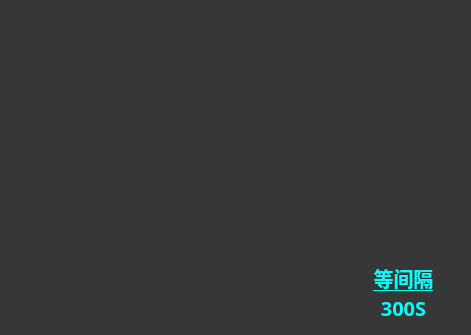
    <widget class="QFrame" name="frame_left">
     <property name="geometry">
      <rect>
       <x>2</x>
       <y>4</y>
       <width>471</width>
       <height>335</height>
      </rect>
     </property>
     <property name="palette">
      <palette>
       <active>
        <colorrole role="WindowText">
         <brush brushstyle="SolidPattern">
          <color alpha="255">
           <red>255</red>
           <green>255</green>
           <blue>255</blue>
          </color>
         </brush>
        </colorrole>
        <colorrole role="Button">
         <brush brushstyle="SolidPattern">
          <color alpha="255">
           <red>55</red>
           <green>55</green>
           <blue>55</blue>
          </color>
         </brush>
        </colorrole>
        <colorrole role="Light">
         <brush brushstyle="SolidPattern">
          <color alpha="255">
           <red>82</red>
           <green>82</green>
           <blue>82</blue>
          </color>
         </brush>
        </colorrole>
        <colorrole role="Midlight">
         <brush brushstyle="SolidPattern">
          <color alpha="255">
           <red>68</red>
           <green>68</green>
           <blue>68</blue>
          </color>
         </brush>
        </colorrole>
        <colorrole role="Dark">
         <brush brushstyle="SolidPattern">
          <color alpha="255">
           <red>27</red>
           <green>27</green>
           <blue>27</blue>
          </color>
         </brush>
        </colorrole>
        <colorrole role="Mid">
         <brush brushstyle="SolidPattern">
          <color alpha="255">
           <red>36</red>
           <green>36</green>
           <blue>36</blue>
          </color>
         </brush>
        </colorrole>
        <colorrole role="Text">
         <brush brushstyle="SolidPattern">
          <color alpha="255">
           <red>255</red>
           <green>255</green>
           <blue>255</blue>
          </color>
         </brush>
        </colorrole>
        <colorrole role="BrightText">
         <brush brushstyle="SolidPattern">
          <color alpha="255">
           <red>255</red>
           <green>255</green>
           <blue>255</blue>
          </color>
         </brush>
        </colorrole>
        <colorrole role="ButtonText">
         <brush brushstyle="SolidPattern">
          <color alpha="255">
           <red>255</red>
           <green>255</green>
           <blue>255</blue>
          </color>
         </brush>
        </colorrole>
        <colorrole role="Base">
         <brush brushstyle="SolidPattern">
          <color alpha="255">
           <red>0</red>
           <green>0</green>
           <blue>0</blue>
          </color>
         </brush>
        </colorrole>
        <colorrole role="Window">
         <brush brushstyle="SolidPattern">
          <color alpha="255">
           <red>55</red>
           <green>55</green>
           <blue>55</blue>
          </color>
         </brush>
        </colorrole>
        <colorrole role="Shadow">
         <brush brushstyle="SolidPattern">
          <color alpha="255">
           <red>0</red>
           <green>0</green>
           <blue>0</blue>
          </color>
         </brush>
        </colorrole>
        <colorrole role="AlternateBase">
         <brush brushstyle="SolidPattern">
          <color alpha="255">
           <red>27</red>
           <green>27</green>
           <blue>27</blue>
          </color>
         </brush>
        </colorrole>
        <colorrole role="ToolTipBase">
         <brush brushstyle="SolidPattern">
          <color alpha="255">
           <red>255</red>
           <green>255</green>
           <blue>220</blue>
          </color>
         </brush>
        </colorrole>
        <colorrole role="ToolTipText">
         <brush brushstyle="SolidPattern">
          <color alpha="255">
           <red>0</red>
           <green>0</green>
           <blue>0</blue>
          </color>
         </brush>
        </colorrole>
       </active>
       <inactive>
        <colorrole role="WindowText">
         <brush brushstyle="SolidPattern">
          <color alpha="255">
           <red>255</red>
           <green>255</green>
           <blue>255</blue>
          </color>
         </brush>
        </colorrole>
        <colorrole role="Button">
         <brush brushstyle="SolidPattern">
          <color alpha="255">
           <red>55</red>
           <green>55</green>
           <blue>55</blue>
          </color>
         </brush>
        </colorrole>
        <colorrole role="Light">
         <brush brushstyle="SolidPattern">
          <color alpha="255">
           <red>82</red>
           <green>82</green>
           <blue>82</blue>
          </color>
         </brush>
        </colorrole>
        <colorrole role="Midlight">
         <brush brushstyle="SolidPattern">
          <color alpha="255">
           <red>68</red>
           <green>68</green>
           <blue>68</blue>
          </color>
         </brush>
        </colorrole>
        <colorrole role="Dark">
         <brush brushstyle="SolidPattern">
          <color alpha="255">
           <red>27</red>
           <green>27</green>
           <blue>27</blue>
          </color>
         </brush>
        </colorrole>
        <colorrole role="Mid">
         <brush brushstyle="SolidPattern">
          <color alpha="255">
           <red>36</red>
           <green>36</green>
           <blue>36</blue>
          </color>
         </brush>
        </colorrole>
        <colorrole role="Text">
         <brush brushstyle="SolidPattern">
          <color alpha="255">
           <red>255</red>
           <green>255</green>
           <blue>255</blue>
          </color>
         </brush>
        </colorrole>
        <colorrole role="BrightText">
         <brush brushstyle="SolidPattern">
          <color alpha="255">
           <red>255</red>
           <green>255</green>
           <blue>255</blue>
          </color>
         </brush>
        </colorrole>
        <colorrole role="ButtonText">
         <brush brushstyle="SolidPattern">
          <color alpha="255">
           <red>255</red>
           <green>255</green>
           <blue>255</blue>
          </color>
         </brush>
        </colorrole>
        <colorrole role="Base">
         <brush brushstyle="SolidPattern">
          <color alpha="255">
           <red>0</red>
           <green>0</green>
           <blue>0</blue>
          </color>
         </brush>
        </colorrole>
        <colorrole role="Window">
         <brush brushstyle="SolidPattern">
          <color alpha="255">
           <red>55</red>
           <green>55</green>
           <blue>55</blue>
          </color>
         </brush>
        </colorrole>
        <colorrole role="Shadow">
         <brush brushstyle="SolidPattern">
          <color alpha="255">
           <red>0</red>
           <green>0</green>
           <blue>0</blue>
          </color>
         </brush>
        </colorrole>
        <colorrole role="AlternateBase">
         <brush brushstyle="SolidPattern">
          <color alpha="255">
           <red>27</red>
           <green>27</green>
           <blue>27</blue>
          </color>
         </brush>
        </colorrole>
        <colorrole role="ToolTipBase">
         <brush brushstyle="SolidPattern">
          <color alpha="255">
           <red>255</red>
           <green>255</green>
           <blue>220</blue>
          </color>
         </brush>
        </colorrole>
        <colorrole role="ToolTipText">
         <brush brushstyle="SolidPattern">
          <color alpha="255">
           <red>0</red>
           <green>0</green>
           <blue>0</blue>
          </color>
         </brush>
        </colorrole>
       </inactive>
       <disabled>
        <colorrole role="WindowText">
         <brush brushstyle="SolidPattern">
          <color alpha="255">
           <red>27</red>
           <green>27</green>
           <blue>27</blue>
          </color>
         </brush>
        </colorrole>
        <colorrole role="Button">
         <brush brushstyle="SolidPattern">
          <color alpha="255">
           <red>55</red>
           <green>55</green>
           <blue>55</blue>
          </color>
         </brush>
        </colorrole>
        <colorrole role="Light">
         <brush brushstyle="SolidPattern">
          <color alpha="255">
           <red>82</red>
           <green>82</green>
           <blue>82</blue>
          </color>
         </brush>
        </colorrole>
        <colorrole role="Midlight">
         <brush brushstyle="SolidPattern">
          <color alpha="255">
           <red>68</red>
           <green>68</green>
           <blue>68</blue>
          </color>
         </brush>
        </colorrole>
        <colorrole role="Dark">
         <brush brushstyle="SolidPattern">
          <color alpha="255">
           <red>27</red>
           <green>27</green>
           <blue>27</blue>
          </color>
         </brush>
        </colorrole>
        <colorrole role="Mid">
         <brush brushstyle="SolidPattern">
          <color alpha="255">
           <red>36</red>
           <green>36</green>
           <blue>36</blue>
          </color>
         </brush>
        </colorrole>
        <colorrole role="Text">
         <brush brushstyle="SolidPattern">
          <color alpha="255">
           <red>27</red>
           <green>27</green>
           <blue>27</blue>
          </color>
         </brush>
        </colorrole>
        <colorrole role="BrightText">
         <brush brushstyle="SolidPattern">
          <color alpha="255">
           <red>255</red>
           <green>255</green>
           <blue>255</blue>
          </color>
         </brush>
        </colorrole>
        <colorrole role="ButtonText">
         <brush brushstyle="SolidPattern">
          <color alpha="255">
           <red>27</red>
           <green>27</green>
           <blue>27</blue>
          </color>
         </brush>
        </colorrole>
        <colorrole role="Base">
         <brush brushstyle="SolidPattern">
          <color alpha="255">
           <red>55</red>
           <green>55</green>
           <blue>55</blue>
          </color>
         </brush>
        </colorrole>
        <colorrole role="Window">
         <brush brushstyle="SolidPattern">
          <color alpha="255">
           <red>55</red>
           <green>55</green>
           <blue>55</blue>
          </color>
         </brush>
        </colorrole>
        <colorrole role="Shadow">
         <brush brushstyle="SolidPattern">
          <color alpha="255">
           <red>0</red>
           <green>0</green>
           <blue>0</blue>
          </color>
         </brush>
        </colorrole>
        <colorrole role="AlternateBase">
         <brush brushstyle="SolidPattern">
          <color alpha="255">
           <red>55</red>
           <green>55</green>
           <blue>55</blue>
          </color>
         </brush>
        </colorrole>
        <colorrole role="ToolTipBase">
         <brush brushstyle="SolidPattern">
          <color alpha="255">
           <red>255</red>
           <green>255</green>
           <blue>220</blue>
          </color>
         </brush>
        </colorrole>
        <colorrole role="ToolTipText">
         <brush brushstyle="SolidPattern">
          <color alpha="255">
           <red>0</red>
           <green>0</green>
           <blue>0</blue>
          </color>
         </brush>
        </colorrole>
       </disabled>
      </palette>
     </property>
     <property name="autoFillBackground">
      <bool>true</bool>
     </property>
     <property name="frameShape">
      <enum>QFrame::Panel</enum>
     </property>
     <property name="frameShadow">
      <enum>QFrame::Plain</enum>
     </property>
     <property name="lineWidth">
      <number>0</number>
     </property>
     <widget class="QFrame" name="widget_dashboard">
      <property name="geometry">
       <rect>
        <x>6</x>
        <y>8</y>
        <width>320</width>
        <height>320</height>
       </rect>
      </property>
      <property name="frameShape">
       <enum>QFrame::NoFrame</enum>
      </property>
      <property name="frameShadow">
       <enum>QFrame::Plain</enum>
      </property>
      <property name="lineWidth">
       <number>0</number>
      </property>
     </widget>
     <widget class="QLabel" name="pic_Atpinhibi">
      <property name="geometry">
       <rect>
        <x>372</x>
        <y>94</y>
        <width>64</width>
        <height>64</height>
       </rect>
      </property>
      <property name="frameShape">
       <enum>QFrame::NoFrame</enum>
      </property>
      <property name="text">
       <string/>
      </property>
      <property name="pixmap">
       <pixmap>res/ATP_Inhi0.png</pixmap>
      </property>
      <property name="scaledContents">
       <bool>true</bool>
      </property>
      <property name="wordWrap">
       <bool>false</bool>
      </property>
     </widget>
     <widget class="QLabel" name="pic_atpwarning">
      <property name="geometry">
       <rect>
        <x>372</x>
        <y>176</y>
        <width>64</width>
        <height>64</height>
       </rect>
      </property>
      <property name="frameShape">
       <enum>QFrame::NoFrame</enum>
      </property>
      <property name="text">
       <string/>
      </property>
      <property name="pixmap">
       <pixmap>res/ATP_Warning1.png</pixmap>
      </property>
      <property name="scaledContents">
       <bool>true</bool>
      </property>
      <property name="wordWrap">
       <bool>false</bool>
      </property>
     </widget>
     <widget class="QLabel" name="pic_atpprotection">
      <property name="geometry">
       <rect>
        <x>372</x>
        <y>12</y>
        <width>64</width>
        <height>64</height>
       </rect>
      </property>
      <property name="frameShape">
       <enum>QFrame::NoFrame</enum>
      </property>
      <property name="text">
       <string/>
      </property>
      <property name="pixmap">
       <pixmap>res/Train_Ptotect0.png</pixmap>
      </property>
      <property name="scaledContents">
       <bool>true</bool>
      </property>
      <property name="wordWrap">
       <bool>false</bool>
      </property>
     </widget>
     <widget class="QLabel" name="lbl_servicemode">
      <property name="geometry">
       <rect>
        <x>352</x>
        <y>268</y>
        <width>103</width>
        <height>49</height>
       </rect>
      </property>
      <property name="palette">
       <palette>
        <active>
         <colorrole role="WindowText">
          <brush brushstyle="SolidPattern">
           <color alpha="255">
            <red>0</red>
            <green>255</green>
            <blue>255</blue>
           </color>
          </brush>
         </colorrole>
        </active>
        <inactive>
         <colorrole role="WindowText">
          <brush brushstyle="SolidPattern">
           <color alpha="255">
            <red>0</red>
            <green>255</green>
            <blue>255</blue>
           </color>
          </brush>
         </colorrole>
        </inactive>
        <disabled>
         <colorrole role="WindowText">
          <brush brushstyle="SolidPattern">
           <color alpha="255">
            <red>27</red>
            <green>27</green>
            <blue>27</blue>
           </color>
          </brush>
         </colorrole>
        </disabled>
       </palette>
      </property>
      <property name="font">
       <font>
        <family>微软雅黑</family>
        <pointsize>15</pointsize>
        <weight>75</weight>
        <bold>true</bold>
        <underline>true</underline>
       </font>
      </property>
      <property name="text">
       <string>等间隔 300S</string>
      </property>
      <property name="textFormat">
       <enum>Qt::PlainText</enum>
      </property>
      <property name="scaledContents">
       <bool>true</bool>
      </property>
      <property name="alignment">
       <set>Qt::AlignCenter</set>
      </property>
      <property name="wordWrap">
       <bool>true</bool>
      </property>
     </widget>
    </widget>
